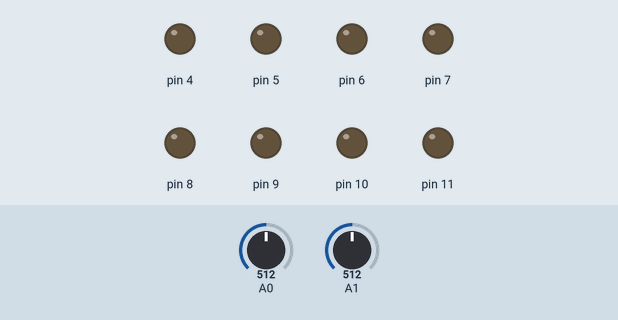
Bench run of a sketch on a simulated Arduino Uno, built with avr-gcc and run on an emulated ATmega328P. Shown: output pins drawn as LEDs (lit = HIGH). The test bench sets the inputs (shaded band); at power-on: A0 = 512, A1 = 512.

Above: at 1.2 s.
1.3 s: A0 set to 588
2.8 s: A0 set to 612
At 4.0 s:
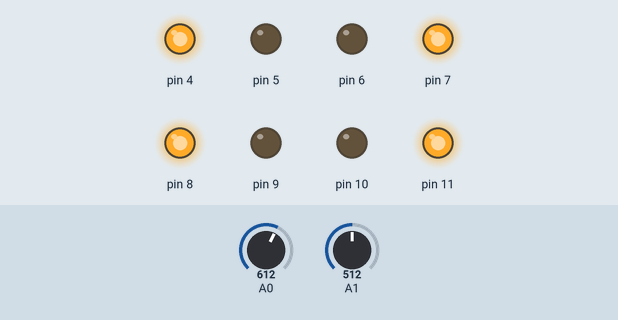
4.3 s: A1 set to 588
5.8 s: A1 set to 610
At 6.3 s:
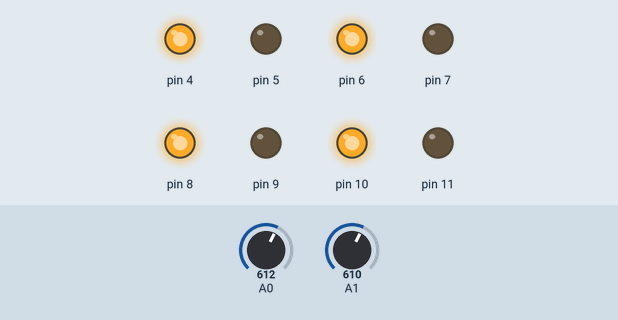
7.3 s: A0 set to 590
At 8.5 s:
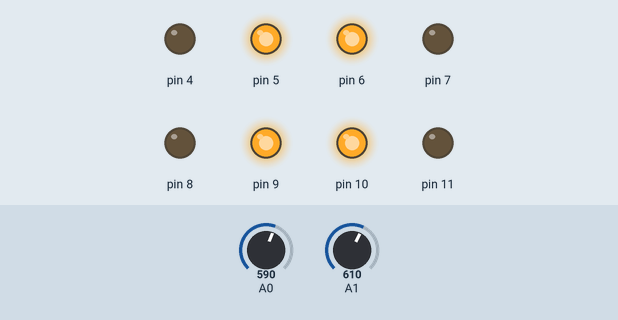
8.8 s: A0 set to 610
At 9.8 s:
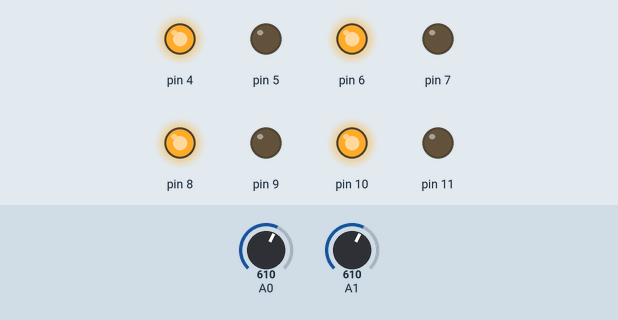
Timing chart, 0 to 11.3 s (numbered marks = the images above; inputs shaded):
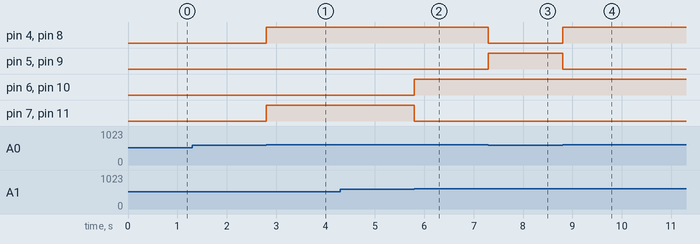

Measured:
- the behaviour switches between 600 and 601 on A0 (found by bisection; images 0 and 1)
- the behaviour switches between 600 and 601 on A1 (found by bisection; images 1 and 2)
- after the input at 1.3 s, every drawn part: stays the same
- after the input at 2.8 s, pin 4, pin 7, pin 8, pin 11: LOW → HIGH at once
- after the input at 4.3 s, every drawn part: stays the same
- after the input at 5.8 s, pin 6, pin 10: LOW → HIGH at once; pin 7, pin 11: HIGH → LOW at once
- after the input at 7.3 s, pin 4, pin 8: HIGH → LOW at once; pin 5, pin 9: LOW → HIGH at once
- after the input at 8.8 s, pin 4, pin 8: LOW → HIGH at once; pin 5, pin 9: HIGH → LOW at once

The sketch:

master_bot_rf_controlled.ino
```cpp
void setup() {
  pinMode(8, OUTPUT);
  pinMode(9, OUTPUT);
  pinMode(10, OUTPUT);
  pinMode(11, OUTPUT);
  pinMode(4, OUTPUT);
  pinMode(5, OUTPUT);
  pinMode(6, OUTPUT);
  pinMode(7, OUTPUT);
}

void loop() {
  int rs = analogRead(A0);
  int ls = analogRead(A1);
  if (rs > 600 && ls > 600)
  {
    digitalWrite(8, HIGH);
    digitalWrite(9, LOW);
    digitalWrite(10, HIGH);
    digitalWrite(11, LOW);
    digitalWrite(4, HIGH);
    digitalWrite(5, LOW);
    digitalWrite(6, HIGH);
    digitalWrite(7, LOW);
  }
  if (rs > 600 && ls< 600)
  {
    digitalWrite(8, HIGH);
    digitalWrite(9, LOW);
    digitalWrite(10, LOW);
    digitalWrite(11, HIGH);
    digitalWrite(4, HIGH);
    digitalWrite(5, LOW);
    digitalWrite(6, LOW);
    digitalWrite(7, HIGH);
  }
  if (rs < 600 && ls > 600)
  {
    digitalWrite(8, LOW);
    digitalWrite(9, HIGH);
    digitalWrite(10, HIGH);
    digitalWrite(11, LOW);
    digitalWrite(4, LOW);
    digitalWrite(5, HIGH);
    digitalWrite(6, HIGH);
    digitalWrite(7, LOW);
  }
  if (rs < 600 && ls < 600)
  {
    digitalWrite(8, LOW);
    digitalWrite(9, LOW);
    digitalWrite(10, LOW);
    digitalWrite(11, LOW);
    digitalWrite(4, LOW);
    digitalWrite(5, LOW);
    digitalWrite(6, LOW);
    digitalWrite(7, LOW);
  }
}
```
